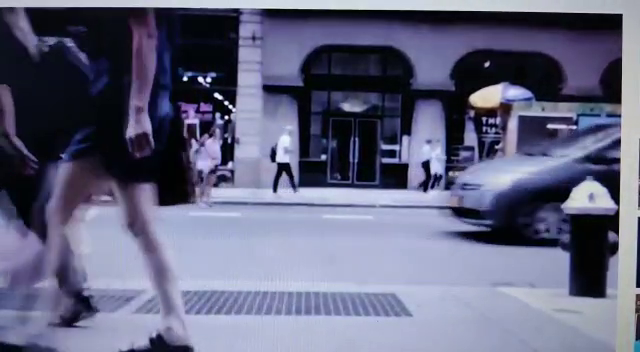
#> input picture frame 43 of Videos/video3.mp4, 640 x 352 px
$ python Dense_optical_flow.py
#> lines starting #> are read from the running program, lines starting #| are printed output that depends on the picture
import cv2 as cv
import numpy as np

cap = cv.VideoCapture(r"Videos\video3.mp4")
ret, first_frame = cap.read()
#> first_frame is the input picture: shape (352, 640, 3); mean B, G, R 127, 100.9, 99.3

prev_gray = cv.cvtColor(first_frame, cv.COLOR_BGR2GRAY)
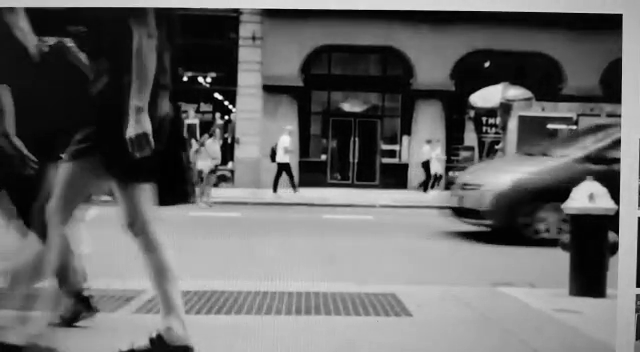
#> prev_gray: shape (352, 640); min 0, max 248, mean 103.4

mask = np.zeros_like(first_frame)

mask[..., 1] = 255


while (cap.isOpened()):
    ret, frame = cap.read()
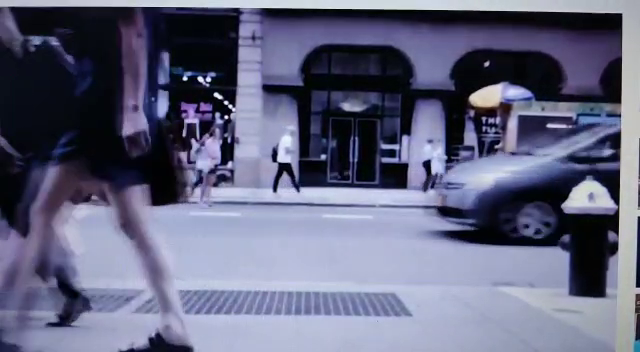
#> input picture frame 44 of Videos/video3.mp4, 640 x 352 px
#> frame is the input picture: shape (352, 640, 3); mean B, G, R 126.4, 100.8, 98.8
    cv.imshow("input", frame)
    gray = cv.cvtColor(frame, cv.COLOR_BGR2GRAY)
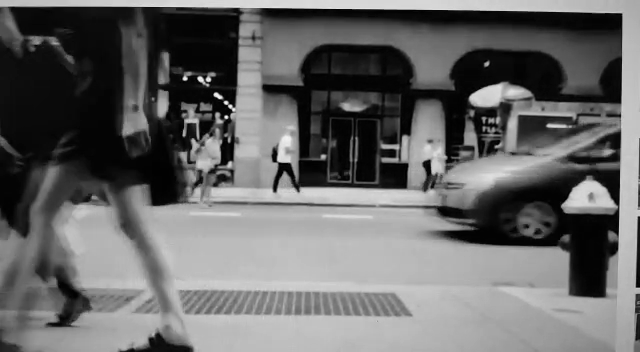
#> gray: shape (352, 640); min 0, max 249, mean 103.1

    """Calculating the dense optical flow by farne back method"""
    flow = cv.calcOpticalFlowFarneback(prev_gray, gray,None,0.5, 3, 15, 3, 5, 1.2, 0)
    magnitude, angle = cv.cartToPolar(flow[..., 0], flow[..., 1])
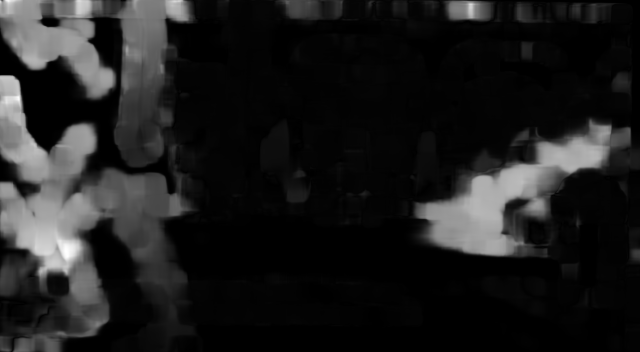
#> magnitude: shape (352, 640) float32; min 3.33e-08, max 24.78, mean 2.9; drawn with min black and max white
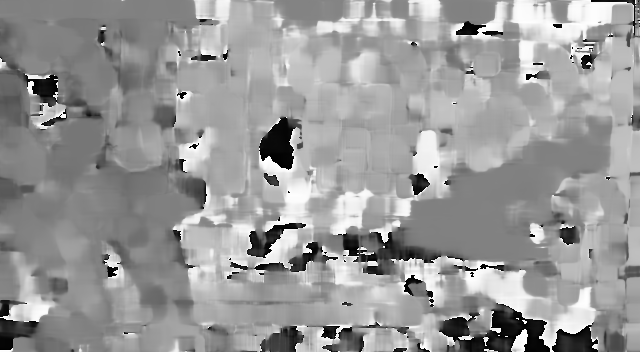
#> angle: shape (352, 640) float32; min 1.76e-05, max 6.28, mean 3.77; drawn with min black and max white
    #print("mag=",magnitude,"ang=",angle)

    """The angle (direction) of flow by hue is visualized"""
    mask[..., 0] = angle * 180 / np.pi / 2

    """The distance (magnitude) of flow by the value of HSV color representation"""
    mask[..., 2] = cv.normalize(magnitude, None, 0, 255, cv.NORM_MINMAX)
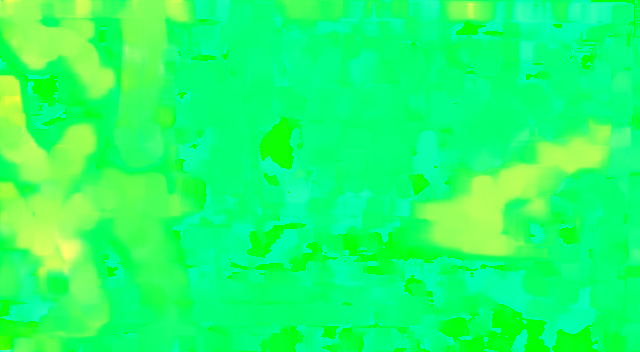
#> mask: shape (352, 640, 3); mean of channels 0, 1, 2 107.5, 255, 29.8; drawn as B, G, R


    rgb = cv.cvtColor(mask, cv.COLOR_HSV2BGR)
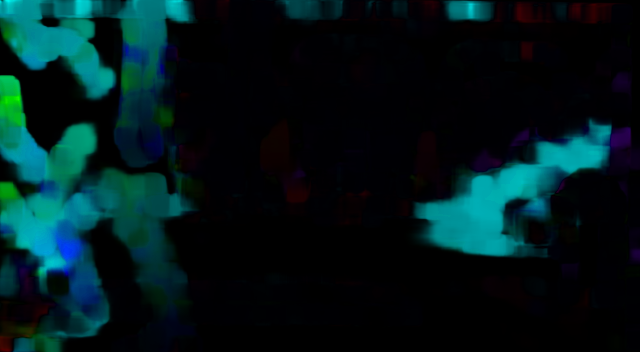
#> rgb: shape (352, 640, 3); mean B, G, R 26.9, 24.6, 1.1

    cv.imshow("Dense optical flow", rgb)

    prev_gray = gray

    k = cv.waitKey(1)
#> (key Esc is pressed here)
    if k == 32:
        break

cap.release()
cv.destroyAllWindows()

$ run again, starting later in the video
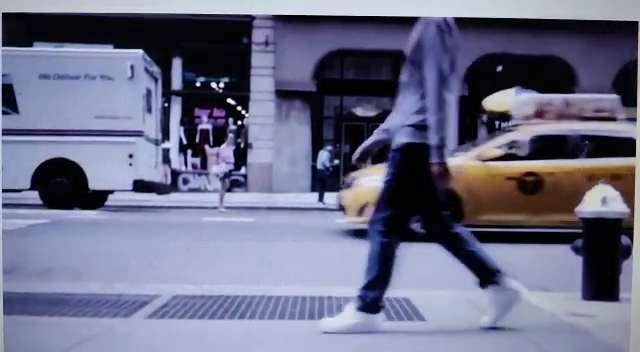
#> input picture frame 195 of Videos/video3.mp4, 640 x 352 px
#> first_frame is the input picture: shape (352, 640, 3); mean B, G, R 134.9, 110.1, 107.9
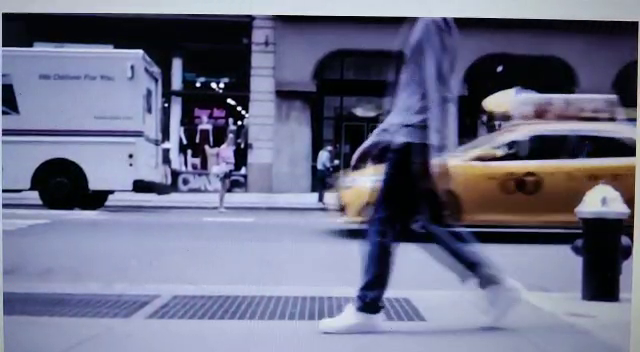
#> input picture frame 196 of Videos/video3.mp4, 640 x 352 px
#> frame is the input picture: shape (352, 640, 3); mean B, G, R 136.1, 111, 108.9
#> `rgb = cv.cvtColor(mask, cv.COLOR_HSV2BGR)`:
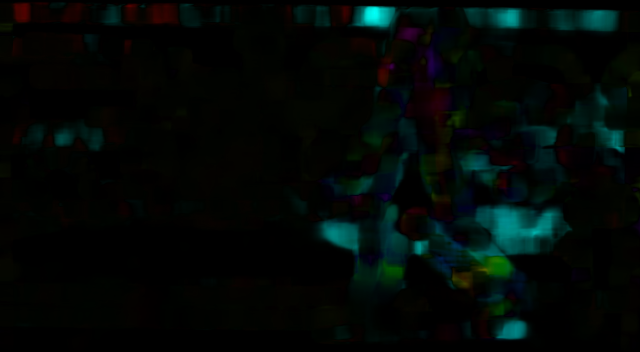
#> rgb: shape (352, 640, 3); mean B, G, R 6.2, 8.3, 2.1

$ run again, starting later in the video
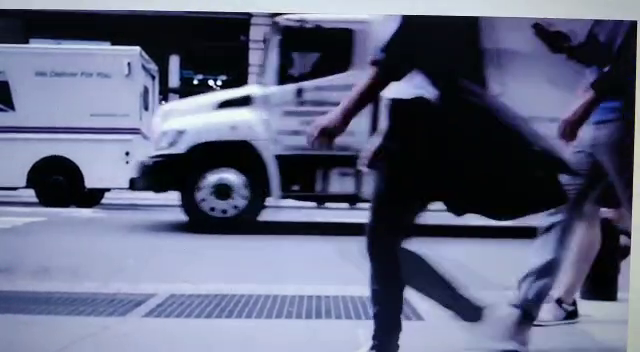
#> input picture frame 347 of Videos/video3.mp4, 640 x 352 px
#> first_frame is the input picture: shape (352, 640, 3); mean B, G, R 128.4, 102.5, 97.8
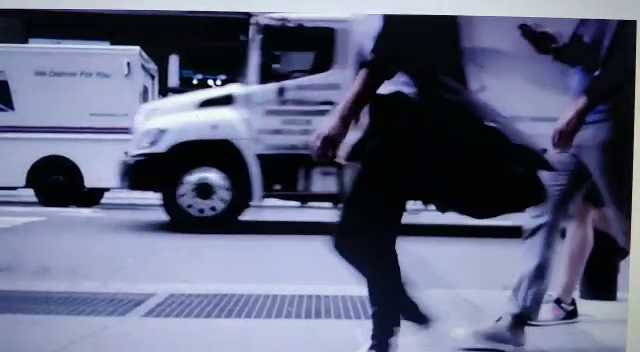
#> input picture frame 348 of Videos/video3.mp4, 640 x 352 px
#> frame is the input picture: shape (352, 640, 3); mean B, G, R 126.6, 101.3, 96.5
#> `rgb = cv.cvtColor(mask, cv.COLOR_HSV2BGR)`:
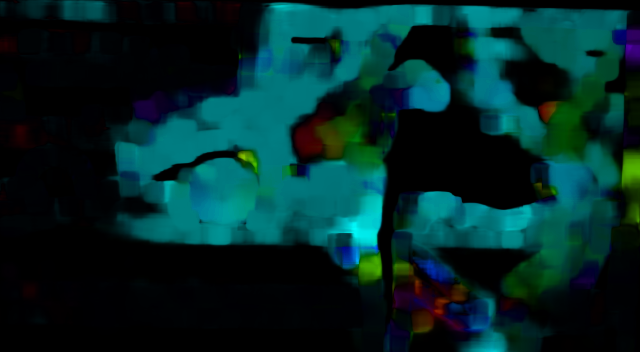
#> rgb: shape (352, 640, 3); mean B, G, R 40.2, 40.3, 1.9
